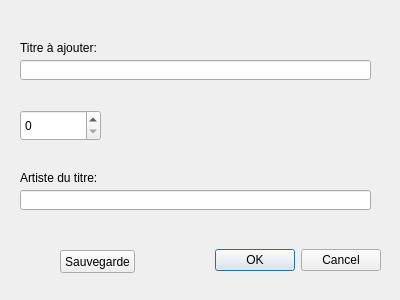
<?xml version="1.0" encoding="UTF-8"?>
<ui version="4.0">
 <class>DialogAjoutTitre</class>
 <widget class="QDialog" name="DialogAjoutTitre">
  <property name="geometry">
   <rect>
    <x>0</x>
    <y>0</y>
    <width>400</width>
    <height>300</height>
   </rect>
  </property>
  <property name="windowTitle">
   <string>Ajouter Un Titre</string>
  </property>
  <widget class="QDialogButtonBox" name="buttonBox">
   <property name="geometry">
    <rect>
     <x>190</x>
     <y>240</y>
     <width>191</width>
     <height>41</height>
    </rect>
   </property>
   <property name="orientation">
    <enum>Qt::Horizontal</enum>
   </property>
   <property name="standardButtons">
    <set>QDialogButtonBox::Cancel|QDialogButtonBox::Ok</set>
   </property>
   <property name="centerButtons">
    <bool>false</bool>
   </property>
  </widget>
  <widget class="QLineEdit" name="Titre">
   <property name="geometry">
    <rect>
     <x>20</x>
     <y>60</y>
     <width>351</width>
     <height>20</height>
    </rect>
   </property>
   <property name="text">
    <string/>
   </property>
  </widget>
  <widget class="QLineEdit" name="Artiste">
   <property name="geometry">
    <rect>
     <x>20</x>
     <y>190</y>
     <width>351</width>
     <height>20</height>
    </rect>
   </property>
   <property name="text">
    <string/>
   </property>
  </widget>
  <widget class="QLabel" name="label">
   <property name="geometry">
    <rect>
     <x>20</x>
     <y>40</y>
     <width>161</width>
     <height>16</height>
    </rect>
   </property>
   <property name="text">
    <string>Titre à ajouter:</string>
   </property>
  </widget>
  <widget class="QLabel" name="label_2">
   <property name="geometry">
    <rect>
     <x>20</x>
     <y>170</y>
     <width>141</width>
     <height>16</height>
    </rect>
   </property>
   <property name="text">
    <string>Artiste du titre:</string>
   </property>
  </widget>
  <widget class="QPushButton" name="Sauvegarde">
   <property name="geometry">
    <rect>
     <x>60</x>
     <y>250</y>
     <width>75</width>
     <height>23</height>
    </rect>
   </property>
   <property name="toolTip">
    <string>Ctrl +S</string>
   </property>
   <property name="text">
    <string>Sauvegarde</string>
   </property>
   <property name="shortcut">
    <string>Ctrl+S</string>
   </property>
  </widget>
  <widget class="QSpinBox" name="Num_Piste">
   <property name="geometry">
    <rect>
     <x>20</x>
     <y>110</y>
     <width>81</width>
     <height>31</height>
    </rect>
   </property>
  </widget>
 </widget>
 <tabstops>
  <tabstop>Titre</tabstop>
  <tabstop>Sauvegarde</tabstop>
  <tabstop>Artiste</tabstop>
 </tabstops>
 <resources/>
 <connections>
  <connection>
   <sender>buttonBox</sender>
   <signal>accepted()</signal>
   <receiver>SousDialogAjoutTitre</receiver>
   <slot>accept()</slot>
   <hints>
    <hint type="sourcelabel">
     <x>248</x>
     <y>254</y>
    </hint>
    <hint type="destinationlabel">
     <x>157</x>
     <y>274</y>
    </hint>
   </hints>
  </connection>
  <connection>
   <sender>buttonBox</sender>
   <signal>rejected()</signal>
   <receiver>SousDialogAjoutTitre</receiver>
   <slot>reject()</slot>
   <hints>
    <hint type="sourcelabel">
     <x>316</x>
     <y>260</y>
    </hint>
    <hint type="destinationlabel">
     <x>286</x>
     <y>274</y>
    </hint>
   </hints>
  </connection>
 </connections>
</ui>
